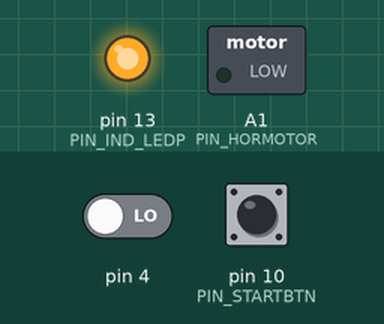
Recording of a sketch running on a simulated Arduino Uno, built with avr-gcc and run on an emulated ATmega328P. Parts: switched loads named in the sketch (green lamp = pin HIGH), output pins drawn as LEDs (lit = HIGH). Inputs (shaded band) come from the test bench; at power-on: pin 4 LOW, pin 10 (PIN_STARTBTN) HIGH.

Above: at 0.1 s.
At 1.6 s:
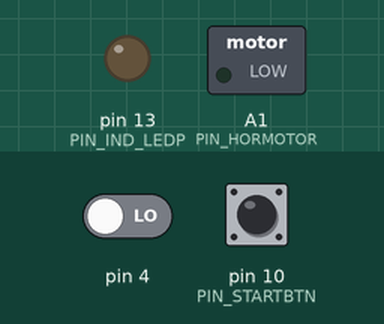
Timing chart, 0 to 3.1 s (numbered marks = the images above):
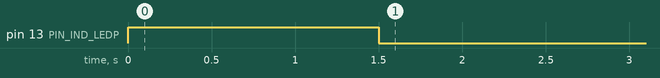

Measured:
- by itself, pin 13 (PIN_IND_LEDP): LOW → HIGH at 0.00 s, → LOW 1.5 s later

The sketch:

carcode.ino
```cpp
#include <Stepper.h>
#include <SPI.h>
#include <SD.h>

const double SSOUND = 330; //Speed of sound
const int SCAN_NAV  = 200; //Measurments to average for scan position
//Description of desired horizontal position range and speed
const double HORSTEP     = 0.2;
const double HOR_POS_END = 3;
const int HORPOS_N_AV    = 10;
const int HORPOS_N_AV_PR = 100;
const int HORMOTOR_SPD   = 100; //255 is max speed, 0 is no speed

//Description of desired vertical position range and speed
const double VERTSTEP     = 0.2;
const double VERT_POS_END = 3;
const int VERTPOS_N_AV    = 10;
const int VERTPOS_N_AV_PR = 100;
const long VERTMOTOR_SPD  = 20; //See stepper motor library for units

//Hardware pins assignment
const int PIN_IND_LEDP = 13; //Indicator LED
const int PIN_STARTBTN = 10; //Start cycle button
const int PIN_HORMOTOR = A1; //Control pin for the horizontal motion motor. goint to pwm it.

struct u_sens{
  int trigpin;
  int echopin;
};
const struct u_sens VERT_SENSOR = {1,2};
const struct u_sens HOR_SENSOR  = {3,4};
const struct u_sens SCAN_SENSOR = {5,6};

//Logging paramenters
File logfile;

Stepper vert_scan_stepper(1, 8, 9, 10, 11); //Vertical scan stepper motor

struct pos_strct{
  double current_pos;
  double step;
  double end;
};
struct pos_strct horpos  = {0,HORSTEP , HOR_POS_END};
struct pos_strct vertpos = {0,VERTSTEP,VERT_POS_END};


void setup() {
  pinMode(PIN_IND_LEDP, OUTPUT);
  pinMode(PIN_STARTBTN, INPUT);
}


double scan_distance = 0;
void loop(){

  //Waiting for the button to be pressed
  indicate(0);
  while (digitalRead(PIN_STARTBTN) == LOW){
    delay(100);
  }

  indicate(1);
  while (horpos.current_pos < horpos.end) {
    horpos.current_pos = increase_horpos_step(horpos);
    indicate(2);
    while(vertpos.current_pos < vertpos.end){
      vertpos.current_pos = increase_verpos_step(vertpos);
      scan_distance = measure_ultrasonic_sensor(SCAN_SENSOR.trigpin,SCAN_SENSOR.echopin,SCAN_NAV);
    }
  }
  indicate(3);
}

double increase_horpos_step(struct pos_strct horpos){
  //Increases current position by a step, described in horpos.
  //If the position is larger than the maximum, does nothing.
  //Returns actual horizontal position
  double act_position = 0;
  double desired_pos = horpos.current_pos + horpos.step;
  if (desired_pos < horpos.end){
    analogWrite(PIN_HORMOTOR,HORMOTOR_SPD);
    act_position = measure_ultrasonic_sensor(HOR_SENSOR.trigpin,HOR_SENSOR.echopin,HORPOS_N_AV);
    while (act_position < desired_pos){
      act_position = measure_ultrasonic_sensor(HOR_SENSOR.trigpin,HOR_SENSOR.echopin,HORPOS_N_AV);
    }
  }
  //Stop the motor. Record actual position, with more datapoints.
  analogWrite(PIN_HORMOTOR,0);
  act_position = measure_ultrasonic_sensor(HOR_SENSOR.trigpin,HOR_SENSOR.echopin,HORPOS_N_AV_PR);
  return act_position;
}

double increase_verpos_step(struct pos_strct vertpos ){
  //Same thing as with horizontal position, but using a stepper motor set to constant speed now.
  //Increases current position by a step, described in horpos.
  //If the position is larger than the maximum, does nothing.
  //Returns actual vertical position
  double act_position = 0;
  double desired_pos = vertpos.current_pos + vertpos.step;
  if (desired_pos < vertpos.end){
    vert_scan_stepper.setSpeed(VERTMOTOR_SPD);
    act_position = measure_ultrasonic_sensor(VERT_SENSOR.trigpin,VERT_SENSOR.echopin,VERTPOS_N_AV);
    while (act_position < desired_pos){
      act_position = measure_ultrasonic_sensor(VERT_SENSOR.trigpin,VERT_SENSOR.echopin,VERTPOS_N_AV);
    }
  }
  //Stop the motor. Record actual position, with more datapoints.
  vert_scan_stepper.setSpeed(0);
  act_position = measure_ultrasonic_sensor(VERT_SENSOR.trigpin,HOR_SENSOR.echopin,VERTPOS_N_AV_PR);
  return act_position;
}

void indicate(int indicode){
  //indicodes
  //0: ready to start
  //1: entering the main loop
  //2: finished a vertical scan
  //3 finished
  if (indicode == 1){
    for (int i = 1; i<=3;i ++){
      digitalWrite(PIN_IND_LEDP,HIGH);
      delay(500);
      digitalWrite(PIN_IND_LEDP,LOW);
    }
  } else if (indicode == 2){
    for (int i = 1; i<=4; i++){
      digitalWrite(PIN_IND_LEDP,HIGH);
      delay(1000);
      digitalWrite(PIN_IND_LEDP,LOW);
    }
  } else if (indicode ==3){
    for (int i = 1; i<=5; i++){
      digitalWrite(PIN_IND_LEDP,HIGH);
      delay(2000);
      digitalWrite(PIN_IND_LEDP,LOW);
    }
  } else if (indicode == 0){
    digitalWrite(PIN_IND_LEDP,HIGH);
  }
}

double measure_ultrasonic_sensor(int trigpin, int echopin, int n_av){
  double duration, distance, distance_av, distance_out;
  distance_av = 0;
  for (int i = 0; i<n_av; i++){
    digitalWrite(trigpin,LOW);
    delayMicroseconds(2);
    digitalWrite(trigpin,HIGH);
    delayMicroseconds(10);
    digitalWrite(trigpin,LOW);
    // https://projecthub.arduino.cc/Isaac100/getting-started-with-the-hc-sr04-ultrasonic-sensor-7cabe1
    //Suppose to send out a pulse, and then echo pin will be high for the microseoncds it took for the sound
    //to travel back and forth.
    duration = pulseIn(echopin, HIGH);
    distance = duration/1000000*SSOUND/2;
    distance_av += distance;
  }
  distance_out = distance_av/n_av;
  return distance_out;
}
```
